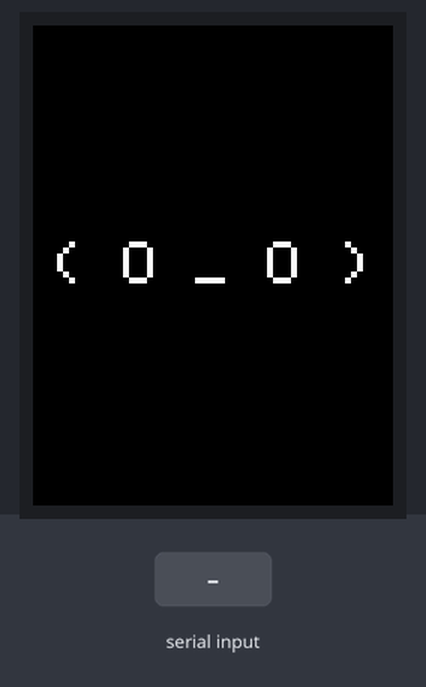
The program below on a simulated ESP32-S3. On the bench: 240×320 colour display. The test bench sets the inputs (shaded band). What the program prints to the serial monitor is not drawn.

Above: at 6.6 s.
6.7 s: "FACE:\n" received over Serial
At 7.0 s:
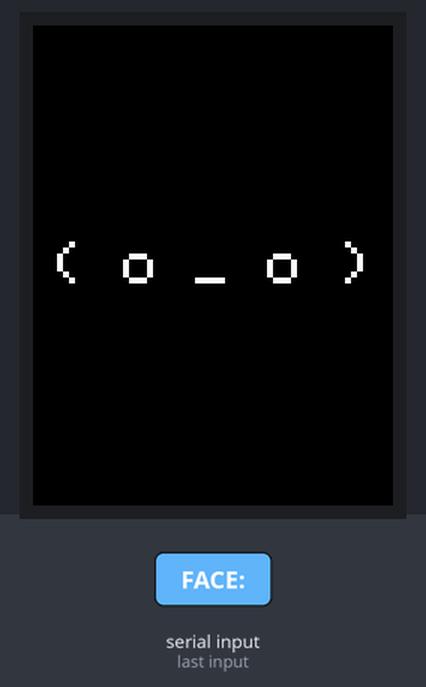
At 9.54 s:
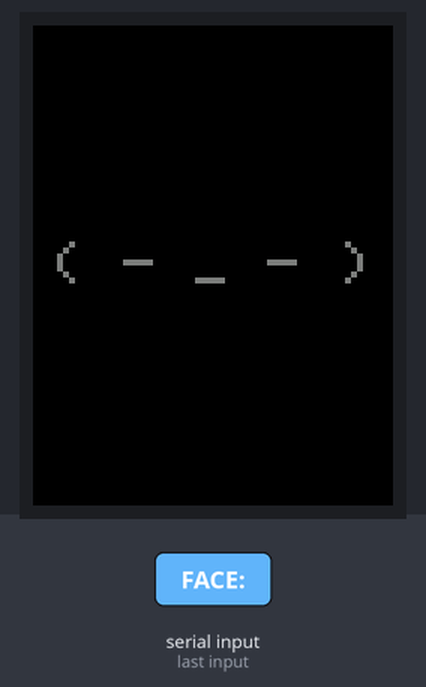
Timing chart, 0 to 11.0 s (numbered marks = the images above; inputs shaded):
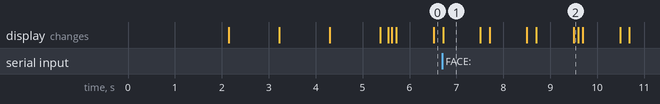

Measured:
- what the display in image 1 shows lasts 0.8 s, from 6.7 s to 7.5 s

The program:

main.cpp
```cpp
/*
 * SO-101 Face Display
 * ESP32-S3 SuperMini + 2.0" ST7789V 240x320 SPI TFT
 *
 * Wiring:
 *   Display   →  ESP32-S3 SuperMini
 *   ────────────────────────────────
 *   VCC       →  3.3V  (NOT 5V)
 *   GND       →  GND
 *   CS        →  GPIO 10
 *   DC        →  GPIO 2
 *   RST       →  GPIO 3
 *   SDA/MOSI  →  GPIO 11
 *   SCL/SCK   →  GPIO 12
 *   BLK       →  3.3V  (always on) or a GPIO for dimming
 *
 * Serial commands (115200 baud, newline-terminated):
 *   FACE:IDLE   FACE:HAPPY   FACE:SAD   FACE:BLINK   FACE:TALK
 *
 * Python integration example (LeRobot controller side):
 *   import serial
 *   face = serial.Serial('/dev/ttyUSB1', 115200, timeout=1)
 *   face.write(b"FACE:HAPPY\n")
 */

#include <Arduino.h>
#include <TFT_eSPI.h>
#include "faces.h"

// ── Display + sprite ──────────────────────────────────────────────────────────
// Declared as pointers to avoid global construction before system init
static TFT_eSPI*    tft     = nullptr;
static TFT_eSprite* sprite  = nullptr;
static FaceRenderer* renderer = nullptr;

// ── State ─────────────────────────────────────────────────────────────────────
Expression  currentExpr    = EXPR_IDLE;
Expression  pendingExpr    = EXPR_IDLE;  // applied at next frame boundary
bool        exprChanged    = false;

uint32_t    animTick       = 0;
uint32_t    lastFrameMs    = 0;
const int   FRAME_MS       = 33;          // ~30 fps

// Auto-blink in IDLE: fires every ~4 s, lasts 3 frames
uint32_t    lastBlinkMs    = 0;
const int   BLINK_INTERVAL = 4000;        // ms between auto-blinks
const int   BLINK_FRAMES   = 3;
int         blinkFramesLeft = 0;

// BLINK expression: auto-return to IDLE after animation
const int   BLINK_EXPR_FRAMES = 6;
int         blinkExprLeft     = 0;

// TALK: auto-return to IDLE if no new command arrives within 3 s
uint32_t    talkLastCmdMs  = 0;
const int   TALK_TIMEOUT   = 3000;

// ── Serial input buffer ───────────────────────────────────────────────────────
static String inputBuf;

// ─────────────────────────────────────────────────────────────────────────────
//  Command parser
// ─────────────────────────────────────────────────────────────────────────────
void applyCommand(const String& raw) {
    String s = raw;
    s.trim();
    s.toUpperCase();

    if (!s.startsWith("FACE:")) return;
    String name = s.substring(5);

    for (int i = 0; i < EXPR_MAP_LEN; i++) {
        if (name == EXPR_MAP[i].name) {
            pendingExpr = EXPR_MAP[i].expr;
            exprChanged = true;

            if (pendingExpr == EXPR_TALK) talkLastCmdMs = millis();
            Serial.print("OK:");
            Serial.println(EXPR_MAP[i].name);
            return;
        }
    }
    Serial.println("ERR:unknown expression");
}

void readSerial() {
    while (Serial.available()) {
        char c = (char)Serial.read();
        if (c == '\n' || c == '\r') {
            if (inputBuf.length() > 0) {
                applyCommand(inputBuf);
                inputBuf = "";
            }
        } else if (inputBuf.length() < 64) {
            inputBuf += c;
        }
    }
}

// ─────────────────────────────────────────────────────────────────────────────
//  Expression transition logic
// ─────────────────────────────────────────────────────────────────────────────
void updateExprState() {
    uint32_t now = millis();

    // Apply pending command
    if (exprChanged) {
        exprChanged   = false;
        currentExpr   = pendingExpr;
        blinkExprLeft = (currentExpr == EXPR_BLINK) ? BLINK_EXPR_FRAMES : 0;
        blinkFramesLeft = 0;  // cancel auto-blink if any
        animTick      = 0;
    }

    // BLINK expression: return to IDLE after N frames
    if (currentExpr == EXPR_BLINK) {
        if (blinkExprLeft > 0) {
            blinkExprLeft--;
        } else {
            currentExpr = EXPR_IDLE;
            animTick    = 0;
        }
    }

    // TALK timeout: return to IDLE if no recent FACE:TALK command
    if (currentExpr == EXPR_TALK && (now - talkLastCmdMs > TALK_TIMEOUT)) {
        currentExpr = EXPR_IDLE;
        animTick    = 0;
    }

    // Auto-blink in IDLE
    if (currentExpr == EXPR_IDLE) {
        if (blinkFramesLeft > 0) {
            blinkFramesLeft--;
        } else if (now - lastBlinkMs >= BLINK_INTERVAL) {
            lastBlinkMs     = now;
            blinkFramesLeft = BLINK_FRAMES;
        }
    } else {
        blinkFramesLeft = 0;
    }
}

// ── Setup ─────────────────────────────────────────────────────────────────────
void setup() {
    Serial.begin(115200);
    delay(2000); // 2 sec delay so USB CDC has time to connect on S3

    Serial.println("INIT: Starting display diagnostics...");

    tft = new TFT_eSPI();
    tft->init();
    tft->setRotation(0);

    // Cycle RGB to test display wiring and ST7789 behavior
    tft->fillScreen(TFT_RED);
    delay(1000);
    tft->fillScreen(TFT_GREEN);
    delay(1000);
    tft->fillScreen(TFT_BLUE);
    delay(1000);

    tft->fillScreen(C_BG);
    tft->setSwapBytes(true);

    // Pass the TFT screen itself directly to the renderer to save 153KB of SRAM
    renderer = new FaceRenderer(*tft);

    Serial.println("SO-101 face display ready. DIAGNOSTICS COMPLETE.");
    Serial.println("Commands: FACE:IDLE  FACE:HAPPY  FACE:SAD  FACE:BLINK  FACE:TALK");
}

// ── Main loop ─────────────────────────────────────────────────────────────────
void loop() {
    readSerial();

    uint32_t now = millis();
    if (now - lastFrameMs >= (uint32_t)FRAME_MS) {
        lastFrameMs = now;
        updateExprState();

        bool autoBlinking = (currentExpr == EXPR_IDLE && blinkFramesLeft > 0);

        // Draw directly to the hardware display without a RAM buffer
        renderer->draw(currentExpr, animTick, autoBlinking);

        animTick++;
    }
}
```

faces.h
```cpp
#pragma once
#include <TFT_eSPI.h>

// ─────────────────────────────────────────────────────────────────────────────
//  Expression IDs
// ─────────────────────────────────────────────────────────────────────────────
enum Expression {
    EXPR_IDLE  = 0,
    EXPR_HAPPY = 1,
    EXPR_SAD   = 2,
    EXPR_BLINK = 3,
    EXPR_TALK  = 4,
    EXPR_COUNT
};

// Map name strings to enum (used by serial parser)
static const struct { const char* name; Expression expr; } EXPR_MAP[] = {
    { "IDLE",  EXPR_IDLE  },
    { "HAPPY", EXPR_HAPPY },
    { "SAD",   EXPR_SAD   },
    { "BLINK", EXPR_BLINK },
    { "TALK",  EXPR_TALK  },
};
static const int EXPR_MAP_LEN = sizeof(EXPR_MAP) / sizeof(EXPR_MAP[0]);

// ─────────────────────────────────────────────────────────────────────────────
//  Palette
// ─────────────────────────────────────────────────────────────────────────────
#define C_BG       TFT_BLACK
#define C_FACE     0x2104   // very dark grey face bg
#define C_EYE      0x07FF   // cyan iris
#define C_PUPIL    TFT_BLACK
#define C_MOUTH    TFT_WHITE
#define C_OUTLINE  0x4208   // dark grey face ring
#define C_GLEAM    TFT_WHITE

// ─────────────────────────────────────────────────────────────────────────────
//  Layout constants (240x320 display, face centered)
// ─────────────────────────────────────────────────────────────────────────────
#define FACE_CX    120      // face centre X
#define FACE_CY    155      // face centre Y
#define FACE_RX    100      // face horizontal radius
#define FACE_RY    120      // face vertical radius

#define EYE_LX      78      // left eye centre X
#define EYE_RX     162      // right eye centre X
#define EYE_Y      115      // eye centre Y
#define EYE_RW      26      // eye half-width
#define EYE_RH      20      // eye half-height
#define PUPIL_R      9      // pupil radius
#define GLEAM_R      4      // specular gleam radius

#define MOUTH_CX   120      // mouth centre X
#define MOUTH_CY   218      // mouth centre Y
#define MOUTH_W     52      // mouth half-width base

// ─────────────────────────────────────────────────────────────────────────────
//  Face renderer (operates on a TFT_eSprite)
// ─────────────────────────────────────────────────────────────────────────────
class FaceRenderer {
public:
    explicit FaceRenderer(TFT_eSPI& tft) : _tft(tft) {
        _lastExpr = EXPR_COUNT;
        _lastBlink = false;
        _lastTick = 0;
        _forceRedraw = true;
    }

    // Call every frame. animTick increments each frame; blinkOverride forces
    // eyes closed regardless of expression.
    void draw(Expression expr, uint32_t animTick, bool blinkOverride = false) {
        // Quantize animation to avoid redrawing every single micro-tick
        uint32_t tick = animTick / 3;

        // Skip redraw if state is exactly the same as last frame
        if (!_forceRedraw && _lastExpr == expr && _lastBlink == blinkOverride && _lastTick == tick) {
            return;
        }

        if (_forceRedraw) {
            _tft.fillScreen(TFT_BLACK);
            _forceRedraw = false;
        }

        String faceStr = "";
        uint32_t color = TFT_WHITE;

        if (blinkOverride || expr == EXPR_BLINK) {
            faceStr = "( - _ - )";
            color = TFT_DARKGREY;
        } else {
            switch (expr) {
                case EXPR_IDLE:
                    // Subtle bobbing or looking around
                    faceStr = (tick % 10 < 2) ? "( O _ O )" : "( o _ o )";
                    color = TFT_WHITE;
                    break;
                case EXPR_HAPPY:
                    // Bouncing happy emoji
                    faceStr = (tick % 4 < 2) ? "( ^ w ^ )" : "( > w < )";
                    color = TFT_GREEN;
                    break;
                case EXPR_SAD:
                    // Flowing tears
                    faceStr = (tick % 4 < 2) ? "( ; _ ; )" : "( T _ T )";
                    color = TFT_CYAN;
                    break;
                case EXPR_TALK: {
                    // Animated speaking mouth
                    int phase = tick % 4;
                    if (phase == 0) faceStr = "( o _ o )";
                    else if (phase == 1) faceStr = "( o O o )";
                    else if (phase == 2) faceStr = "( o 0 o )";
                    else faceStr = "( o O o )";
                    color = TFT_YELLOW;
                    break;
                }
                default:
                    faceStr = "( . _ . )";
                    color = TFT_LIGHTGREY;
                    break;
            }
        }

        _tft.setTextColor(color, TFT_BLACK); // Background black wipes the old chars entirely!
        _tft.setTextDatum(MC_DATUM); // Middle center
        _tft.setTextSize(4); // Font 1 (glcd) scaled by 4 (24px wide * 32px tall per char)

        // Pad the string with spaces to safely overwrite parts of older, wider expressions
        String paddedStr = "   " + faceStr + "   ";
        _tft.drawString(paddedStr, 120, 160, 1);

        _lastExpr = expr;
        _lastBlink = blinkOverride;
        _lastTick = tick;
    }

    void forceRedraw() {
        _forceRedraw = true;
    }

private:
    TFT_eSPI& _tft;
    Expression _lastExpr;
    bool _lastBlink;
    uint32_t _lastTick;
    bool _forceRedraw;
};
```
